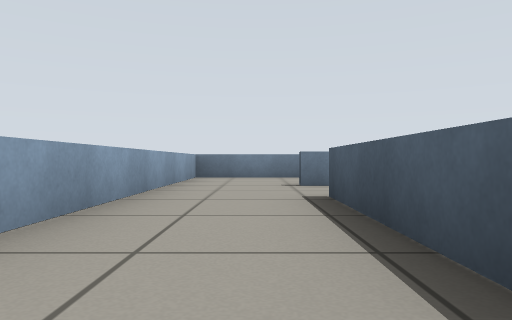
[1] (above)

14 first-person views from a walk through a Gazebo world. The camera is 0.38 m above the floor, looks level and sees 70° across. The floor is counted in squares, 1 m on a side. Each view is taken from the middle of a square. On the plan, view 1 faces up. The plan holds only what a view shows up to about 9 squares ahead; the rest is blank.

[2]
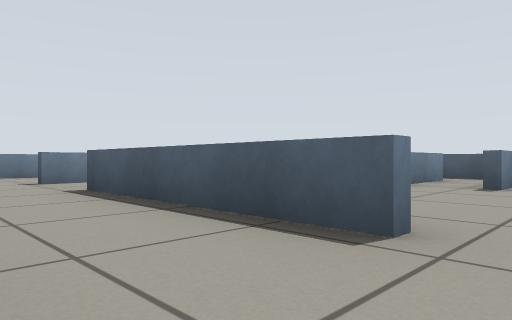

[3]
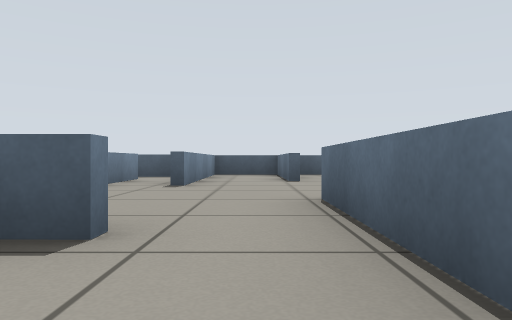

[4]
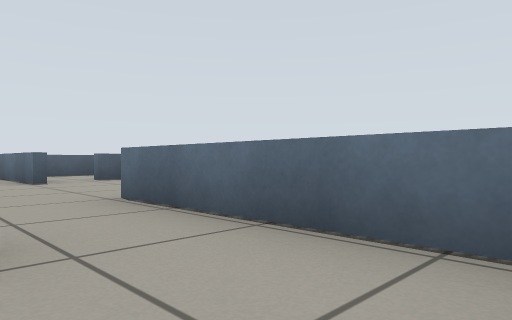

[5]
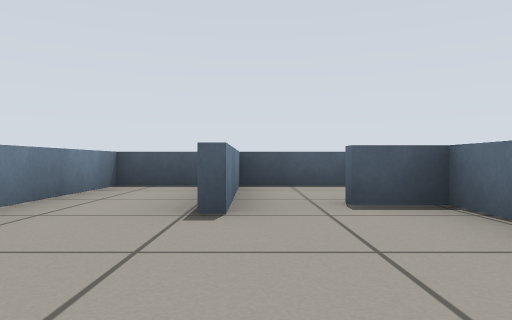

[6]
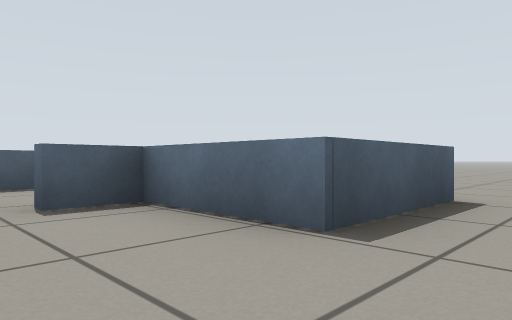

[7]
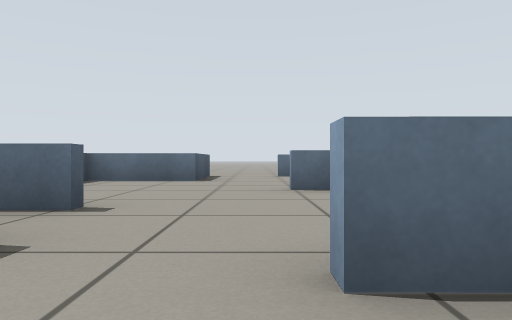

[8]
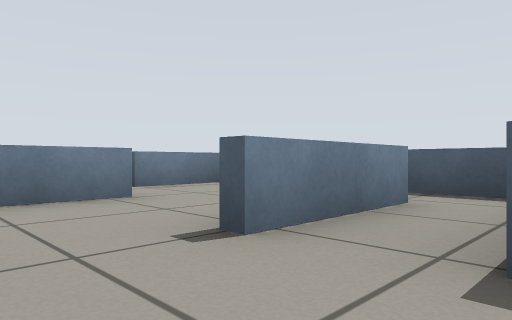

[9]
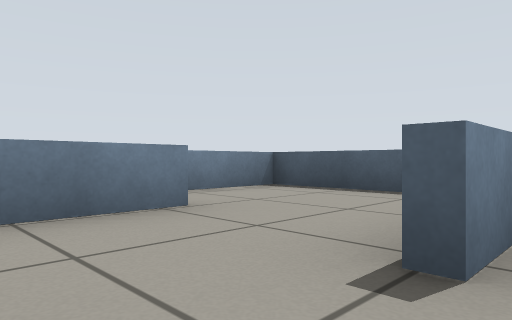

[10]
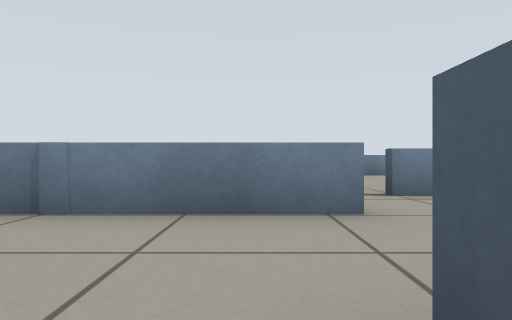

[11]
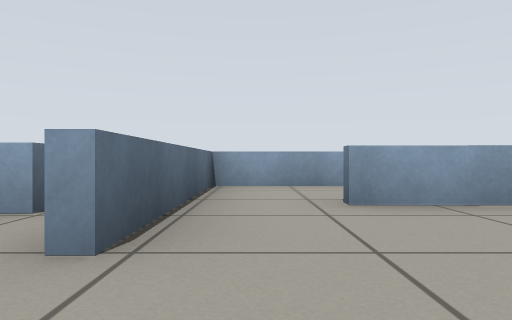

[12]
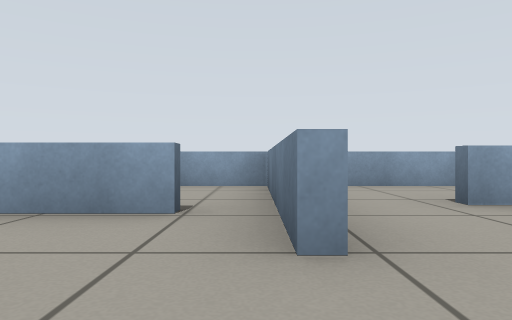

[13]
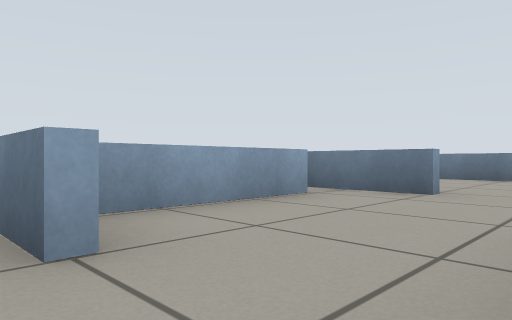

[14]
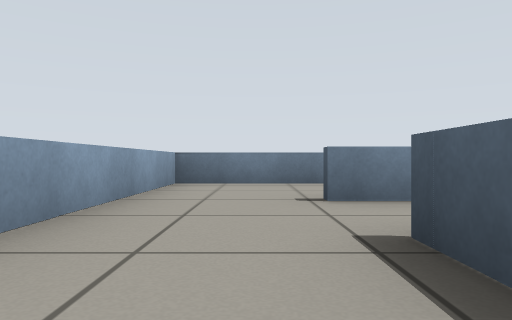

### Floor plan
Points are (right, up) in squares from view 1. A wall is a line through its corners. A room is listed if a view was taken in it or the views show most of it. See-through windows are left out.
Room 1 (views 1, 2, 3, 4, 14)
walls: (1.5, 5.4) (0.6, 5.4); (0.7, -0.3) (0.8, 3.8); (1.2, 7.9) (-1.3, 7.9) (-1.3, -1.6) (1.4, -1.6)
ways out: opening at (1, -1) to room 2; opening at (1.5, 7) to room 4
Room 2 (views 5, 6, 8, 9, 10, 11, 12)
walls: (4.4, 0.3) (5, 0.3); (2.6, -1.8) (-1, -1.8); (5.5, -1.6) (8, -1.6); (1.4, -1.6) (2.6, -1.6); (1.4, -2.5) (1.4, -5); (2.7, 1.8) (1.4, 1.8); (6.3, 1.3) (4.1, 1.3); (0.9, 1.2) (0.9, -0.3); (8.4, -1.2) (8.4, 0.1) (4.4, 0.1); (4.1, -5.8) (4.1, -3.6) (6, -3.6) (6, -2.8)
ways out: opening at (1, -1) to room 1; opening at (3.5, 2) to room 3; gap at (6, 2) to room 3; opening at (3, -6) to room 4
Room 3 (view 7)
walls: (4.9, 3.6) (2.1, 3.6); (2.2, 2) (2.9, 2); (7.2, 0.8) (7.2, 4.9) (5.4, 4.9)
ways out: opening at (3.5, 2) to room 2; gap at (6, 2) to room 2; opening at (5, 5)
Room 4 (view 13)
walls: (2.5, -5.6) (1.6, -5.6)
ways out: opening at (1.5, 7) to room 1; opening at (3, -6) to room 2

Positions as (right, up) in squares from view 1, and headings:
1: (0, 0), facing up
2: (-1, -1), facing up-right
3: (-1, -1), facing right
4: (-1, 0), facing down-right
5: (3, -2), facing right
6: (3, -2), facing down-right
7: (3, 3), facing down
8: (3, 0), facing up-right
9: (3, 1), facing up-right
10: (4, 1), facing up
11: (4, -1), facing left
12: (4, -2), facing left
13: (4, -6), facing up-left
14: (0, 2), facing up
